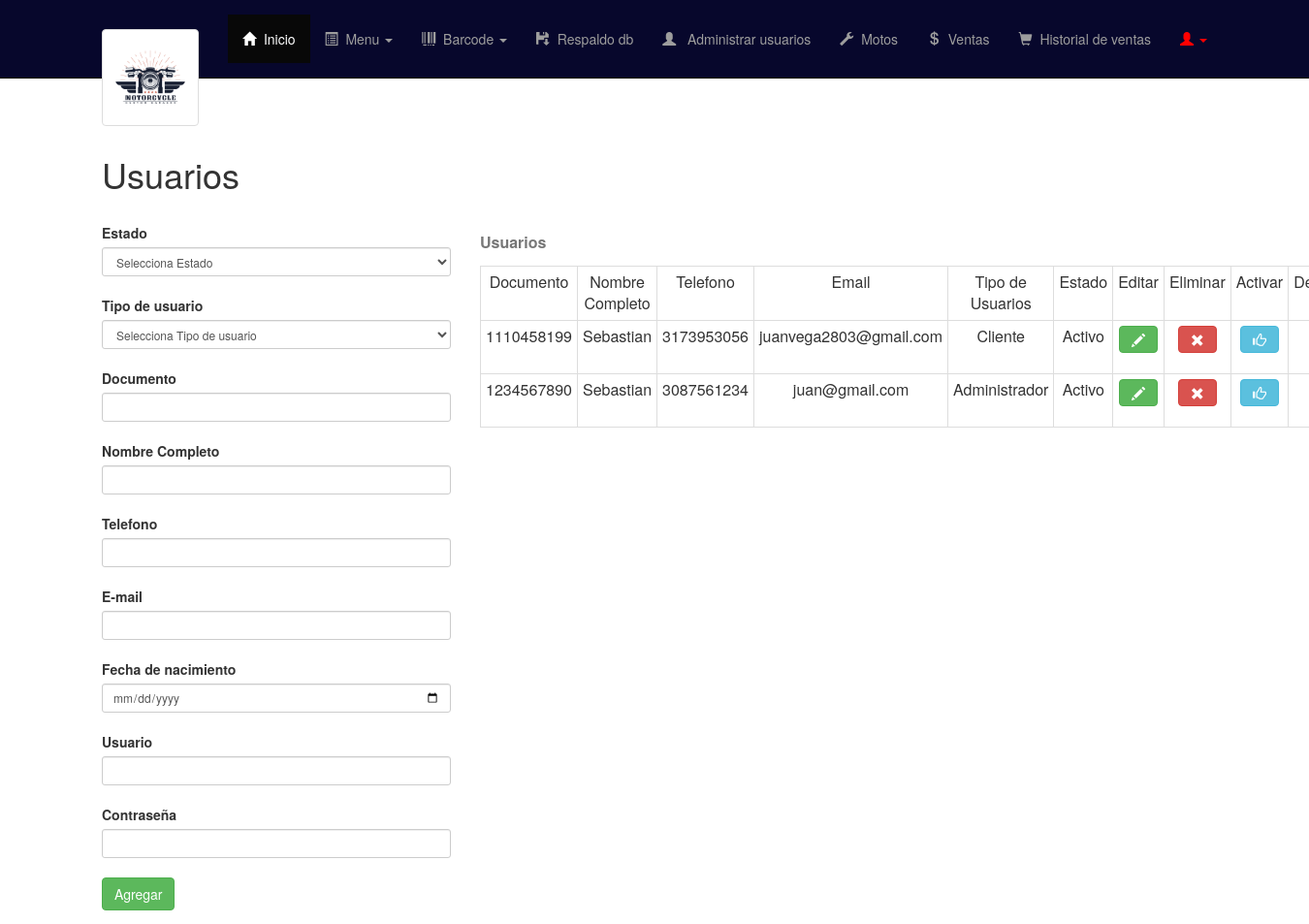
/vist/admin/usuarios.php (signed in), run on the app's committed database.
### tables this page shows
CREATE TABLE `usuarios` (
  `documento` int(11) NOT NULL,
  `nombre_completo` varchar(100) NOT NULL,
  `telefono` varchar(10) NOT NULL,
  `email` varchar(40) NOT NULL,
  `fecha_usu` date NOT NULL,
  `usuario` varchar(15) NOT NULL,
  `password` varchar(100) NOT NULL,
  `id_tip_usu` int(11) NOT NULL,
  `id_estado` int(11) NOT NULL
);

CREATE TABLE `tipo_usuarios` (
  `id_tip_usu` int(11) NOT NULL,
  `tip_usu` varchar(30) NOT NULL
);

CREATE TABLE `estado` (
  `id_estado` int(11) NOT NULL,
  `estados` varchar(25) NOT NULL
);

### vist/admin/tabla_usuarios.php (the view, shortened to what this page needs)
<?php
    $db = new Database();
    $conectar= $db->conectar();
    $consul=$conectar->prepare("SELECT * From usuarios INNER JOIN estado ON usuarios.id_estado=estado.id_estado INNER join tipo_usuarios on usuarios.id_tip_usu=tipo_usuarios.id_tip_usu");
    $consul->execute();
?>
    <table class="table table-hover table-condensed table-bordered" style="text-align: center;">
	<caption><label>Usuarios</label></caption>
	<tr>
        <td>Documento</td>
		<td>Nombre Completo</td>
		<td>Telefono</td>
		<td>Email</td>
        <td>Tipo de Usuarios</td>
		<td>Estado</td>
		<td>Editar</td>
		<td>Eliminar</td>
		<td>Activar</td>
		<td>Desactivar</td>
	</tr>
	<?php foreach($consul as $produ) {
        ?>
	<tr>
		<td><?php echo $produ['documento']; ?></td>
		<td><?php echo $produ['nombre_completo']; ?></td>
		<td><?php echo $produ['telefono']; ?></td>
		<td><?php echo $produ['email']; ?></td>
        <td><?php echo $produ['tip_usu']; ?></td>
        <td><?php echo $produ['estados']; ?></td>
		<td>
        <form method="get" action="actualizarusu.php">
			<button type="submit" data-toggle="modal" data-target="#abremodalUpdateArticulo" class="btn btn-success btn-s">
					<span class="glyphicon glyphicon-pencil"></span>
			</button>
        </form>
		</td>
		<td>
        <form method="post"  action="eliminarusu.php" >
			<button type="submit" class="btn btn-danger btn-s" onclick="return ConfirmDelete()" >
				<span class="glyphicon glyphicon-remove"></span>
            </button>
			</form>
		</td>
		<td>
        <form method="post"  action="activacion/activacion.php" >
			<button type="submit" class="btn btn-info btn-s">
				<span class="glyphicon glyphicon-thumbs-up"></span>
            </button>
			</form>
		</td>
		<td>
        <form method="post"  action="activacion/inactivacion.php" >
			</form>
		</td>
	</tr>
<?php } ?>
</table>

### controller/styles/menu.css (style rules this page uses)
html,body { height:100%; padding-top:70px; }

### data on the page
usuarios: documento "1110458199", nombre_completo "Sebastian", telefono "3173953056", email "juanvega2803@gmail.com", id_tip_usu.tip_usu "Cliente", id_estado.estados "Activo"
usuarios: documento "1234567890", nombre_completo "Sebastian", telefono "3087561234", email "juan@gmail.com", id_tip_usu.tip_usu "Administrador", id_estado.estados "Activo"
